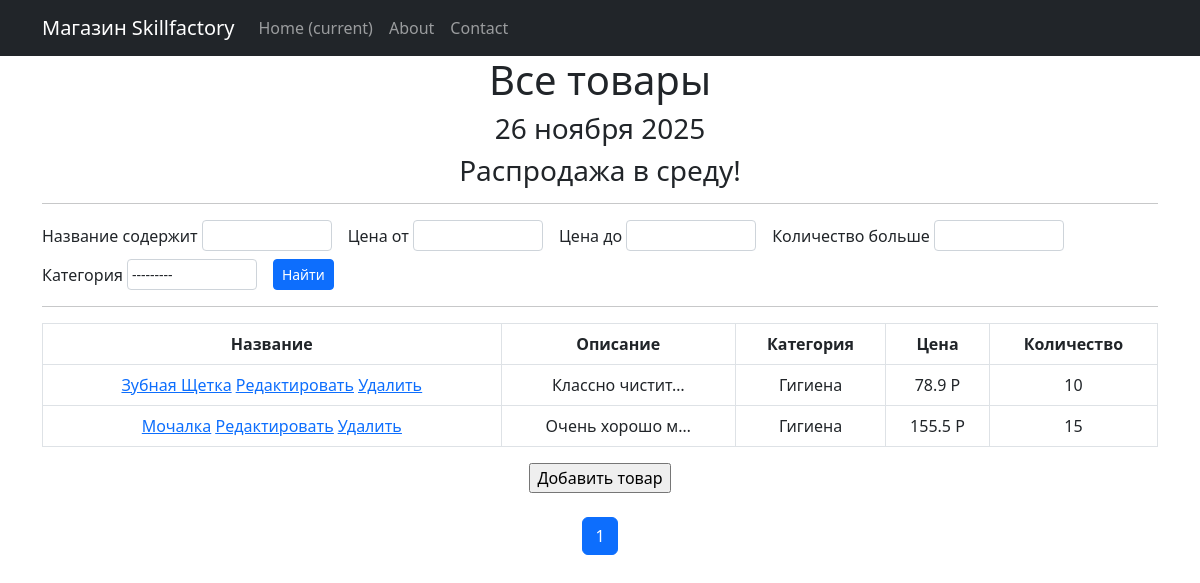
Before: /products/ with the older database file.
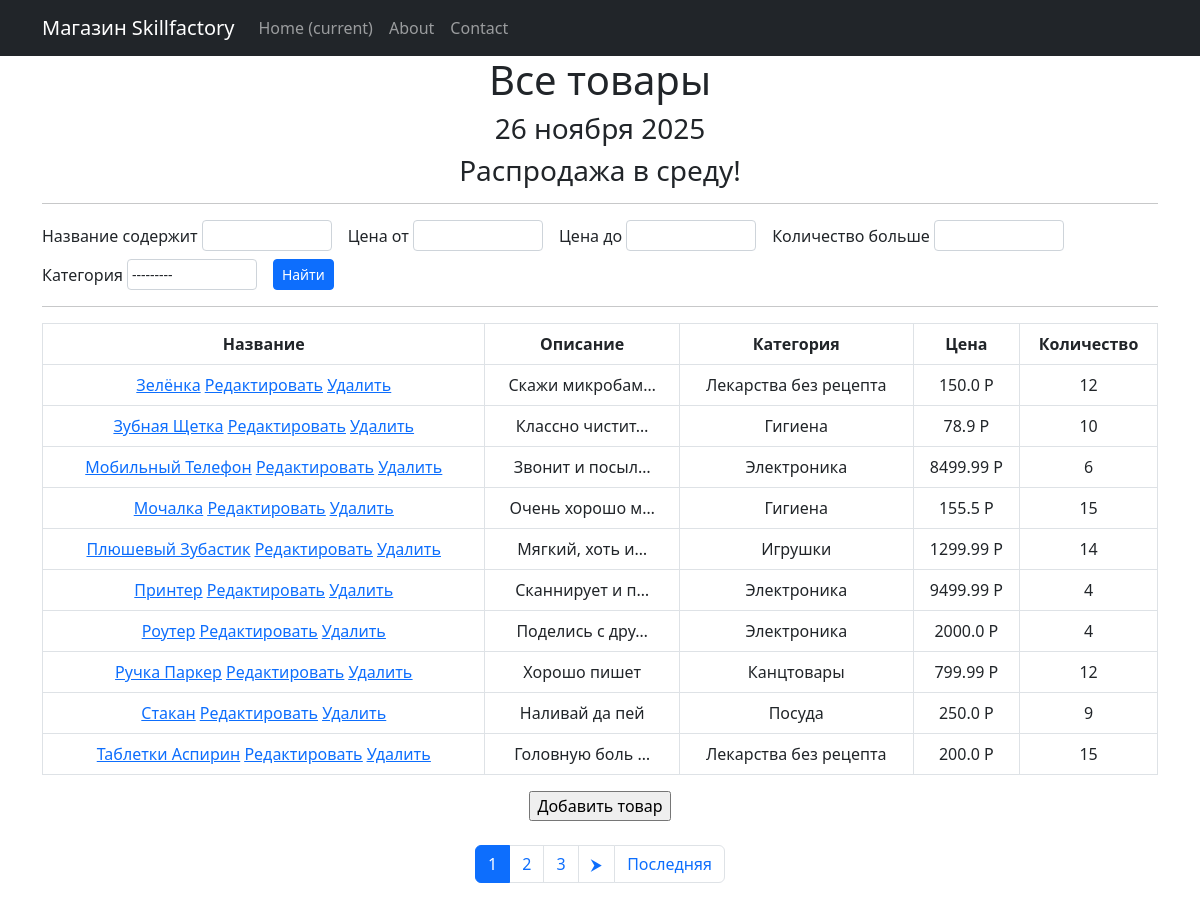
After: the same page with the newer database file.
### simpleapp/models.py (models this page shows, shortened)
class Product(models.Model):
    name = models.CharField(max_length=50, unique=True)
    description = models.TextField()
    quantity = models.IntegerField(validators=[MinValueValidator(0, 'Quantity should be >= 0')])
    category = models.ForeignKey('Category', on_delete=models.CASCADE)
    price = models.FloatField(validators=[MinValueValidator(0.0, 'Price should be >= 0.0')])

class Category(models.Model):
    name = models.CharField(max_length=100, unique=True)
    def __str__(self):
        return self.name.title()

### simpleapp/views.py (the view)
# urls.py: path('', Products.as_view()),
class Products(ListView):
    model = Product
    ordering = 'name'
    template_name = 'product_list.html'
    context_object_name = 'products'
    paginate_by = 4  # ← количество товаров на странице
    def get_context_data(self, **kwargs):
        context = super().get_context_data(**kwargs)
        context['time_now'] = datetime.now()
        context['next_sale'] = 'Распродажа в среду!'
        context['filter'] = ProductFilter(self.request.GET, queryset=self.get_queryset())
        return context

### simpleapp/templatetags/custom_filters.py (called while the page is built)
@register.filter()
def currency(value, code='rub'):
    postfix = CURRENCIES_SYMBOLS[code]
    return f'{value} {postfix}'

@register.filter(name='add_class')
def add_class(field, css):
    return field.as_widget(attrs={"class": css})

### simpleapp/templatetags/custom_tags.py (called while the page is built)
@register.simple_tag()
def current_time():
    now = datetime.now()
    day = now.day
    month = MONTHS_RU[now.month]  # ← родительный падеж
    year = now.year
    return f"{day} {month} {year}"

### templates/product_list.html (shortened to what this page needs)
{% extends 'flatpages/default.html' %}
{% load custom_filters %}
{% load custom_tags %}
{% block content %}
    <h1>Все товары</h1>
    <h3>{% current_time %}</h3>
    <h3>{{ next_sale|default_if_none:"Чуть позже сообщим о распродаже!" }}</h3>
    <hr>
    <form method="GET" class="d-flex gap-2 mb-3 flex-wrap">
    {% for field in filter.form %}
        <div class="d-flex align-items-center me-2" style="flex-wrap: nowrap;">
            <label class="me-1 mb-0" style="white-space: nowrap;">
                {{ field.label }}
            </label>
            <div style="width: 130px; flex: 0 0 130px;">
                {{ field|add_class:"form-control form-control-sm p-1" }}
            </div>
        </div>
    {% endfor %}
    <button class="btn btn-primary btn-sm">Найти</button>
    </form>
    <hr>
    {% if products %}
    <table class="table table-bordered table-hover">
        <thead>
            <th>Название</th>
            <th>Описание</th>
            <th>Категория</th>
            <th>Цена</th>
            <th>Количество</th>
        </thead>
        {% for product in filter.qs %}
        <tr>
            <td>
                <a href="{% url 'product_detail' product.id %}">{{ product.name|title }}</a>
                <a href="{% url 'product_update' product.id %}"><u>Редактировать</u></a>
                <a href="{% url 'product_delete' product.id %}"><u> Удалить </u></a>
            </td>
            <td>{{ product.description|truncatechars:15 }}</td>
            <td>{{ product.category.name }}</td>
            <td>{{ product.price|currency }}</td>
            <td>{{ product.quantity }}</td>
        </tr>
        {% endfor %}
    </table>
    <form method="POST">
        <input type="button"
            value="Добавить товар"
            onclick="window.location.href="{% url 'product_create' %}">
    </form>
    <br>
    <nav aria-label="Page navigation">
        <ul class="pagination justify-content-center">
            {% for num in page_obj.paginator.page_range %}
                {% if num == page_obj.number %}
                    <li class="page-item active">
                    <span class="page-link">{{ num }}</span>
                    </li>
                {% elif num >= page_obj.number|add:-2 and num <= page_obj.number|add:2 %}
                    <li class="page-item">
                        <a class="page-link" href="?page={{ num }}">{{ num }}</a>
                    </li>
                {% endif %}
            {% endfor %}
            {% if page_obj.has_next %}
                <li class="page-item">
                    <a class="page-link" href="?page={{ page_obj.next_page_number }}">⮞</a>
                </li>
            {% endif %}
            {% if page_obj.number < page_obj.paginator.num_pages %}
                <li class="page-item">
                    <a class="page-link" href="?page={{ page_obj.paginator.num_pages }}">Последняя</a>
                </li>
            {% endif %}
        </ul>
    </nav>
    {% else %}
        <h2>Товаров нет!</h2>
    {% endif %}
{% endblock content %}

### templates/flatpages/default.html (shortened to what this page needs)
<!DOCTYPE html>
<html lang="en">
    <head>
        {% load static %}
        <link href="{% static 'css/styles.css' %}" rel="stylesheet" />
    </head>
    <body>
        <nav class="navbar navbar-expand-lg navbar-dark bg-dark static-top">
            <div class="container">
                <a class="navbar-brand" href="#">Магазин Skillfactory</a>
                <div class="collapse navbar-collapse" id="navbarResponsive">
                    <ul class="navbar-nav ml-auto">
                        <li class="nav-item active">
                            <a class="nav-link" href="#">Home
                                <span class="sr-only">(current)</span>
                            </a>
                        </li>
                        <li class="nav-item">
                            <a class="nav-link" href="/about/">About</a>
                        </li>
                        <li class="nav-item">
                            <a class="nav-link" href="/contacts/">Contact</a>
                        </li>
                    </ul>
                </div>
            </div>
        </nav>
        <div class="container">
            <div class="row">
                <div class="col-lg-12 text-center">
                    {% block content %}{% endblock content %}
                </div>
            </div>
        </div>
    </body>
</html>

Changed rows visible on the page:
added Product: name "Зелёнка", description "Скажи микробам…", category.name "Лекарства без рецепта", price "150.0 P", quantity "12"
added Product: name "Мобильный Телефон", description "Звонит и посыл…", category.name "Электроника", price "8499.99 P", quantity "6"
added Product: name "Плюшевый Зубастик", description "Мягкий, хоть и…", category.name "Игрушки", price "1299.99 P", quantity "14"
added Product: name "Принтер", description "Сканнирует и п…", category.name "Электроника", price "9499.99 P", quantity "4"
added Product: name "Роутер", description "Поделись с дру…", category.name "Электроника", price "2000.0 P", quantity "4"
added Product: name "Ручка Паркер", description "Хорошо пишет", category.name "Канцтовары", price "799.99 P", quantity "12"
added Product: name "Стакан", description "Наливай да пей", category.name "Посуда", price "250.0 P", quantity "9"
added Product: name "Таблетки Аспирин", description "Головную боль …", category.name "Лекарства без рецепта", price "200.0 P", quantity "15"
Other visible differences:
new list line: "2"
new list line: "3"
text now shown: "⮞ Последняя"
